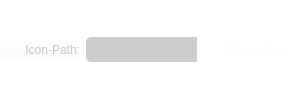
            <widget class="QFrame" name="iconFieldFrame">
             <property name="minimumSize">
              <size>
               <width>0</width>
               <height>25</height>
              </size>
             </property>
             <property name="styleSheet">
              <string notr="true">background-color: rgba(255, 255, 255, 0);</string>
             </property>
             <property name="frameShape">
              <enum>QFrame::StyledPanel</enum>
             </property>
             <property name="frameShadow">
              <enum>QFrame::Raised</enum>
             </property>
             <layout class="QHBoxLayout" name="horizontalLayout_13">
              <property name="spacing">
               <number>5</number>
              </property>
              <property name="leftMargin">
               <number>0</number>
              </property>
              <property name="topMargin">
               <number>0</number>
              </property>
              <property name="rightMargin">
               <number>0</number>
              </property>
              <property name="bottomMargin">
               <number>0</number>
              </property>
              <item>
               <widget class="QPushButton" name="pushButton_5">
                <property name="minimumSize">
                 <size>
                  <width>80</width>
                  <height>0</height>
                 </size>
                </property>
                <property name="maximumSize">
                 <size>
                  <width>80</width>
                  <height>16777215</height>
                 </size>
                </property>
                <property name="styleSheet">
                 <string notr="true">background-color: rgba(255, 255, 255, 0);
color:  rgba(200, 200, 200);
text-align: right;</string>
                </property>
                <property name="text">
                 <string>Icon-Path:</string>
                </property>
               </widget>
              </item>
              <item>
               <widget class="QLineEdit" name="iconField">
                <property name="sizePolicy">
                 <sizepolicy hsizetype="Maximum" vsizetype="Minimum">
                  <horstretch>0</horstretch>
                  <verstretch>0</verstretch>
                 </sizepolicy>
                </property>
                <property name="minimumSize">
                 <size>
                  <width>50</width>
                  <height>25</height>
                 </size>
                </property>
                <property name="maximumSize">
                 <size>
                  <width>900</width>
                  <height>25</height>
                 </size>
                </property>
                <property name="statusTip">
                 <string>Specify a icon, if not in cosmos icon-folder it will be copied</string>
                </property>
                <property name="styleSheet">
                 <string notr="true">background-color: rgb(0, 0, 0,50);
color: rgb(200, 200, 200);
padding-left: 5px;
border-bottom-left-radius: 5px;
border-top-left-radius: 5px;
border-bottom-right-radius: 0px;
border-top-right-radius: 0px;
</string>
                </property>
                <property name="text">
                 <string/>
                </property>
                <property name="frame">
                 <bool>false</bool>
                </property>
                <property name="placeholderText">
                 <string>Path or icon-name</string>
                </property>
               </widget>
              </item>
              <item>
               <spacer name="horizontalSpacer_4">
                <property name="orientation">
                 <enum>Qt::Horizontal</enum>
                </property>
                <property name="sizeType">
                 <enum>QSizePolicy::Fixed</enum>
                </property>
                <property name="sizeHint" stdset="0">
                 <size>
                  <width>10</width>
                  <height>25</height>
                 </size>
                </property>
               </spacer>
              </item>
              <item>
               <widget class="QPushButton" name="iconFieldCloseButton">
                <property name="minimumSize">
                 <size>
                  <width>90</width>
                  <height>20</height>
                 </size>
                </property>
                <property name="maximumSize">
                 <size>
                  <width>40</width>
                  <height>20</height>
                 </size>
                </property>
                <property name="font">
                 <font>
                  <pointsize>10</pointsize>
                 </font>
                </property>
                <property name="statusTip">
                 <string>Close Tags field</string>
                </property>
                <property name="whatsThis">
                 <string>Add tags</string>
                </property>
                <property name="styleSheet">
                 <string notr="true">QPushButton
{

background-color: rgb(250,250,250,15);
color: rgb(250, 250, 250);
border-radius: 10px;
padding-left: 15px;
padding-right: 15px;
}

QPushButton:hover
{

background-color: rgb(250,250,250,20);
}

QPushButton:pressed
{

background-color: rgb(0,0,0,30);
}</string>
                </property>
                <property name="text">
                 <string>Close field</string>
                </property>
               </widget>
              </item>
             </layout>
            </widget>
